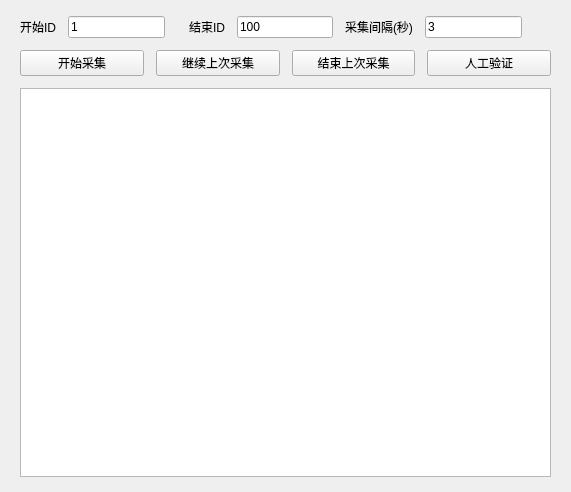
<?xml version="1.0" encoding="UTF-8"?>
<ui version="4.0">
 <class>MainWindow</class>
 <widget class="QMainWindow" name="MainWindow">
  <property name="geometry">
   <rect>
    <x>0</x>
    <y>0</y>
    <width>571</width>
    <height>492</height>
   </rect>
  </property>
  <property name="windowTitle">
   <string>数据采集工具</string>
  </property>
  <widget class="QWidget" name="centralwidget">
   <widget class="QWidget" name="layoutWidget">
    <property name="geometry">
     <rect>
      <x>20</x>
      <y>16</y>
      <width>531</width>
      <height>461</height>
     </rect>
    </property>
    <layout class="QVBoxLayout" name="verticalLayout">
     <property name="spacing">
      <number>12</number>
     </property>
     <item>
      <layout class="QHBoxLayout" name="horizontalLayout">
       <item>
        <widget class="QLabel" name="label">
         <property name="text">
          <string>开始ID</string>
         </property>
        </widget>
       </item>
       <item>
        <widget class="QLineEdit" name="beginIdEdit">
         <property name="text">
          <string>1</string>
         </property>
        </widget>
       </item>
       <item>
        <widget class="QWidget" name="widget" native="true"/>
       </item>
       <item>
        <widget class="QLabel" name="label_2">
         <property name="text">
          <string>结束ID</string>
         </property>
        </widget>
       </item>
       <item>
        <widget class="QLineEdit" name="endIdEdit">
         <property name="text">
          <string>100</string>
         </property>
        </widget>
       </item>
       <item>
        <widget class="QLabel" name="label_3">
         <property name="text">
          <string>采集间隔(秒)</string>
         </property>
        </widget>
       </item>
       <item>
        <widget class="QLineEdit" name="intervalEdit">
         <property name="text">
          <string>3</string>
         </property>
        </widget>
       </item>
       <item>
        <spacer name="horizontalSpacer">
         <property name="orientation">
          <enum>Qt::Horizontal</enum>
         </property>
         <property name="sizeHint" stdset="0">
          <size>
           <width>40</width>
           <height>20</height>
          </size>
         </property>
        </spacer>
       </item>
      </layout>
     </item>
     <item>
      <layout class="QHBoxLayout" name="horizontalLayout_2">
       <item>
        <widget class="QPushButton" name="startButton">
         <property name="text">
          <string>开始采集</string>
         </property>
        </widget>
       </item>
       <item>
        <widget class="QPushButton" name="continueButton">
         <property name="text">
          <string>继续上次采集</string>
         </property>
        </widget>
       </item>
       <item>
        <widget class="QPushButton" name="stopButton">
         <property name="text">
          <string>结束上次采集</string>
         </property>
        </widget>
       </item>
       <item>
        <widget class="QPushButton" name="manualVerifyButton">
         <property name="text">
          <string>人工验证</string>
         </property>
        </widget>
       </item>
      </layout>
     </item>
     <item>
      <widget class="QTextEdit" name="logEdit"/>
     </item>
    </layout>
   </widget>
  </widget>
 </widget>
 <resources/>
 <connections/>
</ui>
